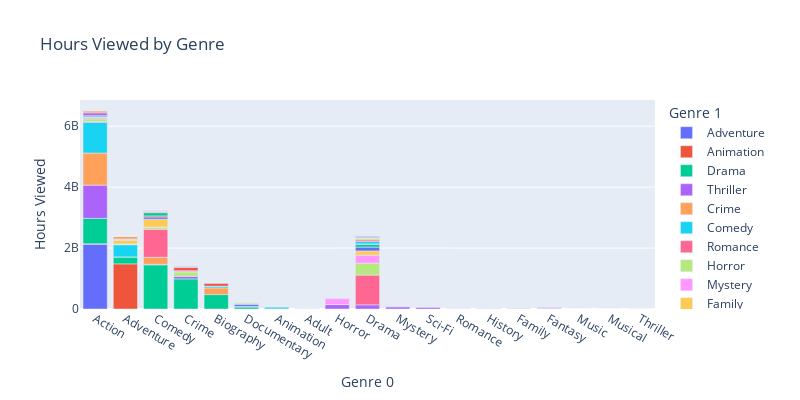

Write notebook code for a chart like this one.
### Code cell
# Use 'plotly' to create a visualization of the Hours Viewed by 'genre_0' and 'genre_1'. Use a stacked bar chart
# Think of the steps required to create the visualization
# Begin by grouping the data by 'genre_0' and 'genre_1' and sum the 'Hours Viewed' column. 
# Sort the resulting DataFrame by Hours Viewed for 'genre_0' and 'genre_1' in descending order
# Plot the stacked bar chart
# Use 'genre_0' for the x-axis and 'Hours Viewed' for the y-axis
# Use 'genre_1' for the color
# Add labels and title
# Set the figsize=(12, 8))
# Show the plot

import plotly.express as px

# Assuming 'df' is your DataFrame and it has columns 'genre_0', 'genre_1', and 'Hours Viewed'
grouped_df = netflix_imdb[netflix_imdb['titleType'] == 'movie'].groupby(['genre_0', 'genre_1'])['Hours Viewed'].sum().reset_index()

# Sort the DataFrame
sorted_df = grouped_df.sort_values(by='Hours Viewed', ascending=False)

# Create the plot
fig = px.bar(sorted_df, x='genre_0', y='Hours Viewed', color='genre_1', title='Hours Viewed by Genre',
             labels={'genre_0':'Genre 0', 'Hours Viewed':'Hours Viewed', 'genre_1':'Genre 1'}, 
             height=400, width=800)

# Show the plot
fig.show()

### Figure 1 — Plotly figure (JSON) as saved in the notebook; plotly's stock layout.template omitted (floating-point values rounded to 4 significant figures)
{"data": [{"alignmentgroup": "True", "hovertemplate": "Genre 1=Adventure<br>Genre 0=%{x}<br>Hours Viewed=%{y}<extra></extra>", "legendgroup": "Adventure", "marker": {"color": "#636efa", "pattern": {"shape": ""}}, "name": "Adventure", "offsetgroup": "Adventure", "orientation": "v", "showlegend": true, "textposition": "auto", "type": "bar", "x": ["Action"], "xaxis": "x", "y": [2126200000], "yaxis": "y"}, {"alignmentgroup": "True", "hovertemplate": "Genre 1=Animation<br>Genre 0=%{x}<br>Hours Viewed=%{y}<extra></extra>", "legendgroup": "Animation", "marker": {"color": "#EF553B", "pattern": {"shape": ""}}, "name": "Animation", "offsetgroup": "Animation", "orientation": "v", "showlegend": true, "textposition": "auto", "type": "bar", "x": ["Adventure", "Action"], "xaxis": "x", "y": [1481400000, 14600000], "yaxis": "y"}, {"alignmentgroup": "True", "hovertemplate": "Genre 1=Drama<br>Genre 0=%{x}<br>Hours Viewed=%{y}<extra></extra>", "legendgroup": "Drama", "marker": {"color": "#00cc96", "pattern": {"shape": ""}}, "name": "Drama", "offsetgroup": "Drama", "orientation": "v", "showlegend": true, "textposition": "auto", "type": "bar", "x": ["Comedy", "Crime", "Action", "Biography", "Adventure", "Documentary", "Animation", "Adult"], "xaxis": "x", "y": [1449700000, 988000000, 834200000, 472700000, 225200000, 67900000, 3200000, 800000], "yaxis": "y"}, {"alignmentgroup": "True", "hovertemplate": "Genre 1=Thriller<br>Genre 0=%{x}<br>Hours Viewed=%{y}<extra></extra>", "legendgroup": "Thriller", "marker": {"color": "#ab63fa", "pattern": {"shape": ""}}, "name": "Thriller", "offsetgroup": "Thriller", "orientation": "v", "showlegend": true, "textposition": "auto", "type": "bar", "x": ["Action", "Horror", "Drama", "Crime", "Mystery", "Sci-Fi", "Comedy", "Romance"], "xaxis": "x", "y": [1089500000, 145800000, 136500000, 83700000, 72200000, 49600000, 18600000, 3600000], "yaxis": "y"}, {"alignmentgroup": "True", "hovertemplate": "Genre 1=Crime<br>Genre 0=%{x}<br>Hours Viewed=%{y}<extra></extra>", "legendgroup": "Crime", "marker": {"color": "#FFA15A", "pattern": {"shape": ""}}, "name": "Crime", "offsetgroup": "Crime", "orientation": "v", "showlegend": true, "textposition": "auto", "type": "bar", "x": ["Action", "Comedy", "Biography", "Adult", "Adventure"], "xaxis": "x", "y": [1054600000, 227800000, 219100000, 7800000, 2600000], "yaxis": "y"}, {"alignmentgroup": "True", "hovertemplate": "Genre 1=Comedy<br>Genre 0=%{x}<br>Hours Viewed=%{y}<extra></extra>", "legendgroup": "Comedy", "marker": {"color": "#19d3f3", "pattern": {"shape": ""}}, "name": "Comedy", "offsetgroup": "Comedy", "orientation": "v", "showlegend": true, "textposition": "auto", "type": "bar", "x": ["Action", "Adventure", "Animation", "Biography", "Adult"], "xaxis": "x", "y": [1007700000, 400800000, 61100000, 59200000, 8700000], "yaxis": "y"}, {"alignmentgroup": "True", "hovertemplate": "Genre 1=Romance<br>Genre 0=%{x}<br>Hours Viewed=%{y}<extra></extra>", "legendgroup": "Romance", "marker": {"color": "#FF6692", "pattern": {"shape": ""}}, "name": "Romance", "offsetgroup": "Romance", "orientation": "v", "showlegend": true, "textposition": "auto", "type": "bar", "x": ["Drama", "Comedy", "Action", "Documentary", "Adventure", "History", "Family", "Adult", "Fantasy", "Horror", "Music", "Musical"], "xaxis": "x", "y": [976600000, 920300000, 25300000, 7300000, 6200000, 6100000, 2600000, 1200000, 300000, 300000, 300000, 300000], "yaxis": "y"}, {"alignmentgroup": "True", "hovertemplate": "Genre 1=Horror<br>Genre 0=%{x}<br>Hours Viewed=%{y}<extra></extra>", "legendgroup": "Horror", "marker": {"color": "#B6E880", "pattern": {"shape": ""}}, "name": "Horror", "offsetgroup": "Horror", "orientation": "v", "showlegend": true, "textposition": "auto", "type": "bar", "x": ["Drama", "Crime", "Action", "Comedy", "Fantasy", "Adventure", "History", "Adult"], "xaxis": "x", "y": [390100000, 143700000, 88700000, 67000000, 18400000, 13700000, 5500000, 300000], "yaxis": "y"}, {"alignmentgroup": "True", "hovertemplate": "Genre 1=Mystery<br>Genre 0=%{x}<br>Hours Viewed=%{y}<extra></extra>", "legendgroup": "Mystery", "marker": {"color": "#FF97FF", "pattern": {"shape": ""}}, "name": "Mystery", "offsetgroup": "Mystery", "orientation": "v", "showlegend": true, "textposition": "auto", "type": "bar", "x": ["Drama", "Horror", "Action", "Crime", "Comedy", "Adventure", "Fantasy"], "xaxis": "x", "y": [264000000, 192300000, 62300000, 41500000, 6200000, 4500000, 3800000], "yaxis": "y"}, {"alignmentgroup": "True", "hovertemplate": "Genre 1=Family<br>Genre 0=%{x}<br>Hours Viewed=%{y}<extra></extra>", "legendgroup": "Family", "marker": {"color": "#FECB52", "pattern": {"shape": ""}}, "name": "Family", "offsetgroup": "Family", "orientation": "v", "showlegend": true, "textposition": "auto", "type": "bar", "x": ["Comedy", "Drama", "Adventure", "Animation", "Documentary", "Action"], "xaxis": "x", "y": [257900000, 138100000, 124900000, 22800000, 10000000, 2400000], "yaxis": "y"}, {"alignmentgroup": "True", "hovertemplate": "Genre 1=Music<br>Genre 0=%{x}<br>Hours Viewed=%{y}<extra></extra>", "legendgroup": "Music", "marker": {"color": "#636efa", "pattern": {"shape": ""}}, "name": "Music", "offsetgroup": "Music", "orientation": "v", "showlegend": true, "textposition": "auto", "type": "bar", "x": ["Drama", "Documentary", "Comedy", "Adventure", "Biography"], "xaxis": "x", "y": [126400000, 72900000, 71400000, 4400000, 400000], "yaxis": "y"}, {"alignmentgroup": "True", "hovertemplate": "Genre 1=Documentary<br>Genre 0=%{x}<br>Hours Viewed=%{y}<extra></extra>", "legendgroup": "Documentary", "marker": {"color": "#EF553B", "pattern": {"shape": ""}}, "name": "Documentary", "offsetgroup": "Documentary", "orientation": "v", "showlegend": true, "textposition": "auto", "type": "bar", "x": ["Crime", "Biography", "Comedy", "Adventure", "Action"], "xaxis": "x", "y": [116300000, 97900000, 36200000, 19200000, 800000], "yaxis": "y"}, {"alignmentgroup": "True", "hovertemplate": "Genre 1=Fantasy<br>Genre 0=%{x}<br>Hours Viewed=%{y}<extra></extra>", "legendgroup": "Fantasy", "marker": {"color": "#00cc96", "pattern": {"shape": ""}}, "name": "Fantasy", "offsetgroup": "Fantasy", "orientation": "v", "showlegend": true, "textposition": "auto", "type": "bar", "x": ["Comedy", "Drama", "Action", "Family", "Adventure"], "xaxis": "x", "y": [107100000, 96200000, 39400000, 7000000, 5500000], "yaxis": "y"}, {"alignmentgroup": "True", "hovertemplate": "Genre 1=Sci-Fi<br>Genre 0=%{x}<br>Hours Viewed=%{y}<extra></extra>", "legendgroup": "Sci-Fi", "marker": {"color": "#ab63fa", "pattern": {"shape": ""}}, "name": "Sci-Fi", "offsetgroup": "Sci-Fi", "orientation": "v", "showlegend": true, "textposition": "auto", "type": "bar", "x": ["Action", "Fantasy", "Horror", "Drama", "Adventure", "Comedy", "Mystery", "Animation", "Romance"], "xaxis": "x", "y": [90400000, 20000000, 10200000, 8900000, 8500000, 7300000, 3200000, 600000, 200000], "yaxis": "y"}, {"alignmentgroup": "True", "hovertemplate": "Genre 1=Biography<br>Genre 0=%{x}<br>Hours Viewed=%{y}<extra></extra>", "legendgroup": "Biography", "marker": {"color": "#FFA15A", "pattern": {"shape": ""}}, "name": "Biography", "offsetgroup": "Biography", "orientation": "v", "showlegend": true, "textposition": "auto", "type": "bar", "x": ["Adventure", "Action"], "xaxis": "x", "y": [85000000, 70300000], "yaxis": "y"}, {"alignmentgroup": "True", "hovertemplate": "Genre 1=War<br>Genre 0=%{x}<br>Hours Viewed=%{y}<extra></extra>", "legendgroup": "War", "marker": {"color": "#19d3f3", "pattern": {"shape": ""}}, "name": "War", "offsetgroup": "War", "orientation": "v", "showlegend": true, "textposition": "auto", "type": "bar", "x": ["Drama", "Documentary", "Comedy", "History"], "xaxis": "x", "y": [76700000, 11200000, 600000, 100000], "yaxis": "y"}, {"alignmentgroup": "True", "hovertemplate": "Genre 1=Sport<br>Genre 0=%{x}<br>Hours Viewed=%{y}<extra></extra>", "legendgroup": "Sport", "marker": {"color": "#FF6692", "pattern": {"shape": ""}}, "name": "Sport", "offsetgroup": "Sport", "orientation": "v", "showlegend": true, "textposition": "auto", "type": "bar", "x": ["Drama", "Comedy", "Documentary", "History", "Family", "Action"], "xaxis": "x", "y": [52900000, 34400000, 9300000, 4100000, 4100000, 3800000], "yaxis": "y"}, {"alignmentgroup": "True", "hovertemplate": "Genre 1=History<br>Genre 0=%{x}<br>Hours Viewed=%{y}<extra></extra>", "legendgroup": "History", "marker": {"color": "#B6E880", "pattern": {"shape": ""}}, "name": "History", "offsetgroup": "History", "orientation": "v", "showlegend": true, "textposition": "auto", "type": "bar", "x": ["Drama", "Documentary", "Comedy", "Adventure", "Action", "Biography"], "xaxis": "x", "y": [49600000, 43900000, 8000000, 200000, 100000, 100000], "yaxis": "y"}, {"alignmentgroup": "True", "hovertemplate": "Genre 1=Musical<br>Genre 0=%{x}<br>Hours Viewed=%{y}<extra></extra>", "legendgroup": "Musical", "marker": {"color": "#FF97FF", "pattern": {"shape": ""}}, "name": "Musical", "offsetgroup": "Musical", "orientation": "v", "showlegend": true, "textposition": "auto", "type": "bar", "x": ["Comedy", "Crime", "Drama"], "xaxis": "x", "y": [32500000, 4800000, 2600000], "yaxis": "y"}, {"alignmentgroup": "True", "hovertemplate": "Genre 1=Western<br>Genre 0=%{x}<br>Hours Viewed=%{y}<extra></extra>", "legendgroup": "Western", "marker": {"color": "#FECB52", "pattern": {"shape": ""}}, "name": "Western", "offsetgroup": "Western", "orientation": "v", "showlegend": true, "textposition": "auto", "type": "bar", "x": ["Drama", "Thriller", "Adventure", "Comedy", "Action", "Romance"], "xaxis": "x", "y": [29200000, 3900000, 3300000, 3300000, 1900000, 1800000], "yaxis": "y"}, {"alignmentgroup": "True", "hovertemplate": "Genre 1=Film-Noir<br>Genre 0=%{x}<br>Hours Viewed=%{y}<extra></extra>", "legendgroup": "Film-Noir", "marker": {"color": "#636efa", "pattern": {"shape": ""}}, "name": "Film-Noir", "offsetgroup": "Film-Noir", "orientation": "v", "showlegend": true, "textposition": "auto", "type": "bar", "x": ["Drama", "Crime"], "xaxis": "x", "y": [29000000, 16200000], "yaxis": "y"}, {"alignmentgroup": "True", "hovertemplate": "Genre 1=Adult<br>Genre 0=%{x}<br>Hours Viewed=%{y}<extra></extra>", "legendgroup": "Adult", "marker": {"color": "#EF553B", "pattern": {"shape": ""}}, "name": "Adult", "offsetgroup": "Adult", "orientation": "v", "showlegend": true, "textposition": "auto", "type": "bar", "x": ["Action"], "xaxis": "x", "y": [3900000], "yaxis": "y"}, {"alignmentgroup": "True", "hovertemplate": "Genre 1=News<br>Genre 0=%{x}<br>Hours Viewed=%{y}<extra></extra>", "legendgroup": "News", "marker": {"color": "#00cc96", "pattern": {"shape": ""}}, "name": "News", "offsetgroup": "News", "orientation": "v", "showlegend": true, "textposition": "auto", "type": "bar", "x": ["Documentary"], "xaxis": "x", "y": [1100000], "yaxis": "y"}], "layout": {"barmode": "relative", "height": 400, "legend": {"title": {"text": "Genre 1"}, "tracegroupgap": 0}, "title": {"text": "Hours Viewed by Genre"}, "width": 800, "xaxis": {"anchor": "y", "domain": [0, 1], "title": {"text": "Genre 0"}}, "yaxis": {"anchor": "x", "domain": [0, 1], "title": {"text": "Hours Viewed"}}}}
